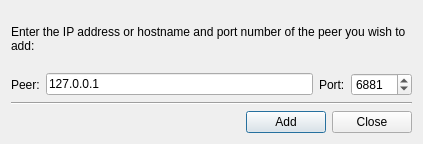
<?xml version="1.0" encoding="UTF-8"?>
<ui version="4.0">
 <class>AddPeersDlg</class>
 <widget class="QDialog" name="AddPeersDlg">
  <property name="geometry">
   <rect>
    <x>0</x>
    <y>0</y>
    <width>423</width>
    <height>144</height>
   </rect>
  </property>
  <property name="windowTitle">
   <string>Dialog</string>
  </property>
  <layout class="QVBoxLayout">
   <item>
    <widget class="QLabel" name="label_3">
     <property name="text">
      <string>Enter the IP address or hostname and port number of the peer you wish to add:</string>
     </property>
     <property name="wordWrap">
      <bool>true</bool>
     </property>
    </widget>
   </item>
   <item>
    <layout class="QHBoxLayout">
     <item>
      <layout class="QHBoxLayout">
       <item>
        <widget class="QLabel" name="label_2">
         <property name="text">
          <string>Peer:</string>
         </property>
        </widget>
       </item>
       <item>
        <widget class="QLineEdit" name="m_ip">
         <property name="toolTip">
          <string>&lt;p&gt;The IP address or hostname of the peer you want to connect to, should be put here.&lt;/p&gt;
&lt;p&gt;&lt;span style=&quot; font-weight:600;&quot;&gt;Note:&lt;/span&gt; We accept both IPv4 and IPv6 addresses&lt;/p&gt;
</string>
         </property>
         <property name="text">
          <string>127.0.0.1</string>
         </property>
        </widget>
       </item>
      </layout>
     </item>
     <item>
      <layout class="QHBoxLayout">
       <item>
        <widget class="QLabel" name="label">
         <property name="text">
          <string>Port:</string>
         </property>
        </widget>
       </item>
       <item>
        <widget class="QSpinBox" name="m_port">
         <property name="minimumSize">
          <size>
           <width>50</width>
           <height>0</height>
          </size>
         </property>
         <property name="minimum">
          <number>1</number>
         </property>
         <property name="maximum">
          <number>65535</number>
         </property>
         <property name="value">
          <number>6881</number>
         </property>
        </widget>
       </item>
      </layout>
     </item>
    </layout>
   </item>
   <item>
    <widget class="Line" name="line">
     <property name="orientation">
      <enum>Qt::Horizontal</enum>
     </property>
    </widget>
   </item>
   <item>
    <layout class="QHBoxLayout">
     <item>
      <spacer>
       <property name="orientation">
        <enum>Qt::Horizontal</enum>
       </property>
       <property name="sizeHint" stdset="0">
        <size>
         <width>40</width>
         <height>20</height>
        </size>
       </property>
      </spacer>
     </item>
     <item>
      <widget class="KPushButton" name="m_add">
       <property name="text">
        <string>Add</string>
       </property>
      </widget>
     </item>
     <item>
      <widget class="KPushButton" name="m_close">
       <property name="text">
        <string>Close</string>
       </property>
      </widget>
     </item>
    </layout>
   </item>
  </layout>
 </widget>
 <customwidgets>
  <customwidget>
   <class>KPushButton</class>
   <extends>QPushButton</extends>
   <header>kpushbutton.h</header>
  </customwidget>
 </customwidgets>
 <resources/>
 <connections/>
</ui>
